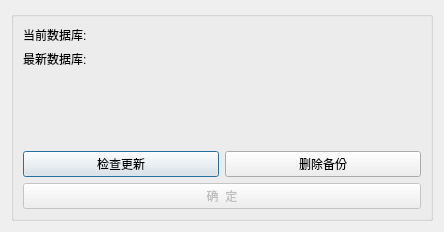
<?xml version="1.0" encoding="UTF-8"?>
<ui version="4.0">
 <class>Dialog</class>
 <widget class="QDialog" name="Dialog">
  <property name="geometry">
   <rect>
    <x>0</x>
    <y>0</y>
    <width>444</width>
    <height>232</height>
   </rect>
  </property>
  <property name="windowTitle">
   <string>数据更新</string>
  </property>
  <layout class="QVBoxLayout" name="verticalLayout_2">
   <item>
    <widget class="QGroupBox" name="groupBox">
     <property name="title">
      <string/>
     </property>
     <layout class="QVBoxLayout" name="verticalLayout">
      <item>
       <layout class="QGridLayout" name="gridLayout">
        <item row="0" column="0">
         <widget class="QLabel" name="label_2">
          <property name="sizePolicy">
           <sizepolicy hsizetype="Minimum" vsizetype="Preferred">
            <horstretch>0</horstretch>
            <verstretch>0</verstretch>
           </sizepolicy>
          </property>
          <property name="text">
           <string>当前数据库: </string>
          </property>
         </widget>
        </item>
        <item row="1" column="1">
         <widget class="QLabel" name="label_data_new">
          <property name="sizePolicy">
           <sizepolicy hsizetype="Expanding" vsizetype="Preferred">
            <horstretch>0</horstretch>
            <verstretch>0</verstretch>
           </sizepolicy>
          </property>
          <property name="text">
           <string/>
          </property>
          <property name="alignment">
           <set>Qt::AlignCenter</set>
          </property>
         </widget>
        </item>
        <item row="0" column="1">
         <widget class="QLabel" name="label_data_old">
          <property name="sizePolicy">
           <sizepolicy hsizetype="Expanding" vsizetype="Preferred">
            <horstretch>0</horstretch>
            <verstretch>0</verstretch>
           </sizepolicy>
          </property>
          <property name="text">
           <string/>
          </property>
          <property name="alignment">
           <set>Qt::AlignCenter</set>
          </property>
         </widget>
        </item>
        <item row="1" column="0">
         <widget class="QLabel" name="label_4">
          <property name="text">
           <string>最新数据库:</string>
          </property>
         </widget>
        </item>
       </layout>
      </item>
      <item>
       <widget class="QLabel" name="label_data_state">
        <property name="sizePolicy">
         <sizepolicy hsizetype="Preferred" vsizetype="Expanding">
          <horstretch>0</horstretch>
          <verstretch>0</verstretch>
         </sizepolicy>
        </property>
        <property name="minimumSize">
         <size>
          <width>0</width>
          <height>40</height>
         </size>
        </property>
        <property name="text">
         <string/>
        </property>
       </widget>
      </item>
      <item>
       <layout class="QHBoxLayout" name="horizontalLayout">
        <item>
         <widget class="QPushButton" name="btn_data_update">
          <property name="text">
           <string>检查更新</string>
          </property>
         </widget>
        </item>
        <item>
         <widget class="QPushButton" name="btn_remove_backup">
          <property name="text">
           <string>删除备份</string>
          </property>
         </widget>
        </item>
       </layout>
      </item>
      <item>
       <widget class="QPushButton" name="btn_data_confirm">
        <property name="enabled">
         <bool>false</bool>
        </property>
        <property name="text">
         <string>确  定</string>
        </property>
       </widget>
      </item>
     </layout>
    </widget>
   </item>
  </layout>
 </widget>
 <resources/>
 <connections/>
</ui>
